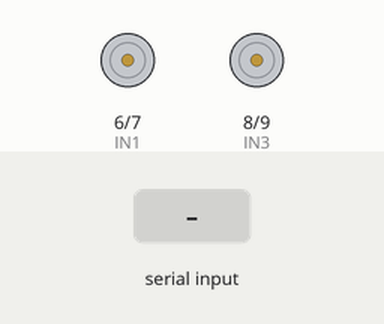
Recording of a sketch running on a simulated Arduino Uno, built with avr-gcc and run on an emulated ATmega328P. On the bench: motor-driver pin pairs drawn as motors (green arrow = first pin HIGH = forward, orange = second pin HIGH = backward, longer = more drive, scaled by the enable pin). The inputs (shaded band) are chosen by the test bench.

Above: at 1.2 s.
1.3 s: "90,45\n" received over Serial
2.8 s: "30,150\n" received over Serial
4.3 s: "90\n" received over Serial
5.8 s: "F90\n" received over Serial
At 6.5 s:
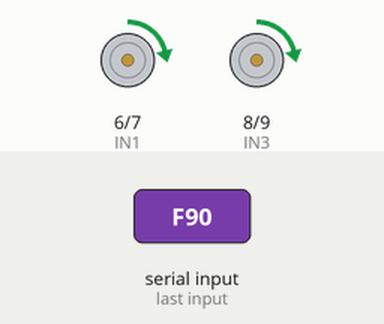
7.3 s: "5\n" received over Serial
At 7.7 s:
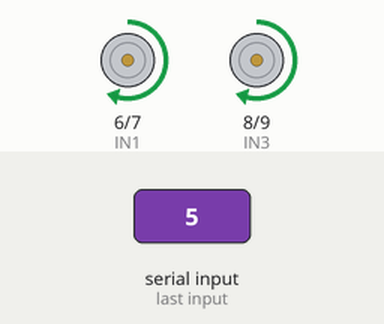
8.8 s: "200\n" received over Serial
At 10.1 s:
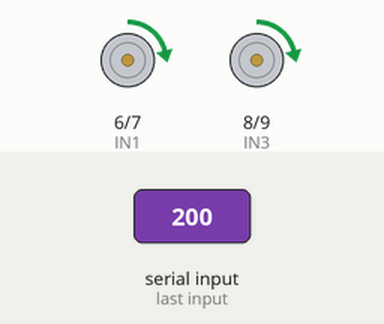
Timing chart, 0 to 11.3 s (numbered marks = the images above; inputs shaded):
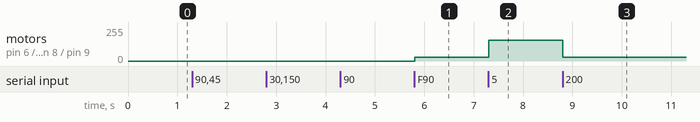

Measured:
- after the input at 5.8 s, motor on pin 6 (IN1) / pin 7 (IN2), motor on pin 8 (IN3) / pin 9 (IN4): stopped → forward 28/255 at once
- after the input at 7.3 s, motor on pin 6 (IN1) / pin 7 (IN2), motor on pin 8 (IN3) / pin 9 (IN4): forward 28/255 → forward 154/255 at once
- after the input at 8.8 s, motor on pin 6 (IN1) / pin 7 (IN2), motor on pin 8 (IN3) / pin 9 (IN4): forward 154/255 → forward 28/255 at once

The sketch:

bluetooth_rc_car__1_.ino
```cpp
// ============================================
//   Bluetooth Controlled RC Car - Arduino
//   Two DC Motors via L298N Motor Driver
// ============================================
//
// WIRING:
//  Bluetooth Module (HC-05/HC-06):
//    VCC → 5V, GND → GND
//    TX  → Arduino Pin 0 (RX)
//    RX  → Arduino Pin 1 (TX) [use voltage divider if needed]
//
//  L298N Motor Driver:
//    ENA → Pin 5  (PWM speed control - Left Motor)
//    IN1 → Pin 6  (Left Motor direction)
//    IN2 → Pin 7  (Left Motor direction)
//    IN3 → Pin 8  (Right Motor direction)
//    IN4 → Pin 9  (Right Motor direction)
//    ENB → Pin 10 (PWM speed control - Right Motor)
//
//  Bluetooth App Commands:
//    'F' = Forward   'B' = Backward
//    'L' = Left      'R' = Right
//    'S' = Stop
//    '0'-'9' = Speed (0=min, 9=max)
// ============================================

// --- Motor Driver Pins ---
const int ENA = 5;   // Left motor speed (PWM)
const int IN1 = 6;   // Left motor forward
const int IN2 = 7;   // Left motor backward
const int IN3 = 8;   // Right motor forward
const int IN4 = 9;   // Right motor backward
const int ENB = 10;  // Right motor speed (PWM)

// --- Speed Control (0–255) ---
int motorSpeed = 180;  // Default speed

// ============================================
void setup() {
  // Motor pins as OUTPUT
  pinMode(ENA, OUTPUT);
  pinMode(IN1, OUTPUT);
  pinMode(IN2, OUTPUT);
  pinMode(IN3, OUTPUT);
  pinMode(IN4, OUTPUT);
  pinMode(ENB, OUTPUT);

  Serial.begin(9600);  // HC-05/HC-06 default baud rate
  stopCar();           // Ensure car is stopped on startup
}

// ============================================
void loop() {
  if (Serial.available() > 0) {
    char command = Serial.read();
    executeCommand(command);
  }
}

// ============================================
//   Command Dispatcher
// ============================================
void executeCommand(char cmd) {
  switch (cmd) {
    case 'F': moveForward();   break;
    case 'B': moveBackward();  break;
    case 'L': turnLeft();      break;
    case 'R': turnRight();     break;
    case 'S': stopCar();       break;

    // Speed control via digits 0–9
    default:
      if (cmd >= '0' && cmd <= '9') {
        // Map '0'→28, '9'→255
        motorSpeed = map(cmd - '0', 0, 9, 28, 255);
        // Apply new speed to running motors immediately
        analogWrite(ENA, motorSpeed);
        analogWrite(ENB, motorSpeed);
      }
      break;
  }
}

// ============================================
//   Motor Control Functions
// ============================================

void moveForward() {
  analogWrite(ENA, motorSpeed);
  analogWrite(ENB, motorSpeed);
  // Left motor forward
  digitalWrite(IN1, HIGH);
  digitalWrite(IN2, LOW);
  // Right motor forward
  digitalWrite(IN3, HIGH);
  digitalWrite(IN4, LOW);
}

void moveBackward() {
  analogWrite(ENA, motorSpeed);
  analogWrite(ENB, motorSpeed);
  // Left motor backward
  digitalWrite(IN1, LOW);
  digitalWrite(IN2, HIGH);
  // Right motor backward
  digitalWrite(IN3, LOW);
  digitalWrite(IN4, HIGH);
}

void turnLeft() {
  analogWrite(ENA, motorSpeed);
  analogWrite(ENB, motorSpeed);
  // Left motor backward
  digitalWrite(IN1, LOW);
  digitalWrite(IN2, HIGH);
  // Right motor forward
  digitalWrite(IN3, HIGH);
  digitalWrite(IN4, LOW);
}

void turnRight() {
  analogWrite(ENA, motorSpeed);
  analogWrite(ENB, motorSpeed);
  // Left motor forward
  digitalWrite(IN1, HIGH);
  digitalWrite(IN2, LOW);
  // Right motor backward
  digitalWrite(IN3, LOW);
  digitalWrite(IN4, HIGH);
}

void stopCar() {
  analogWrite(ENA, 0);
  analogWrite(ENB, 0);
  digitalWrite(IN1, LOW);
  digitalWrite(IN2, LOW);
  digitalWrite(IN3, LOW);
  digitalWrite(IN4, LOW);
}
```
